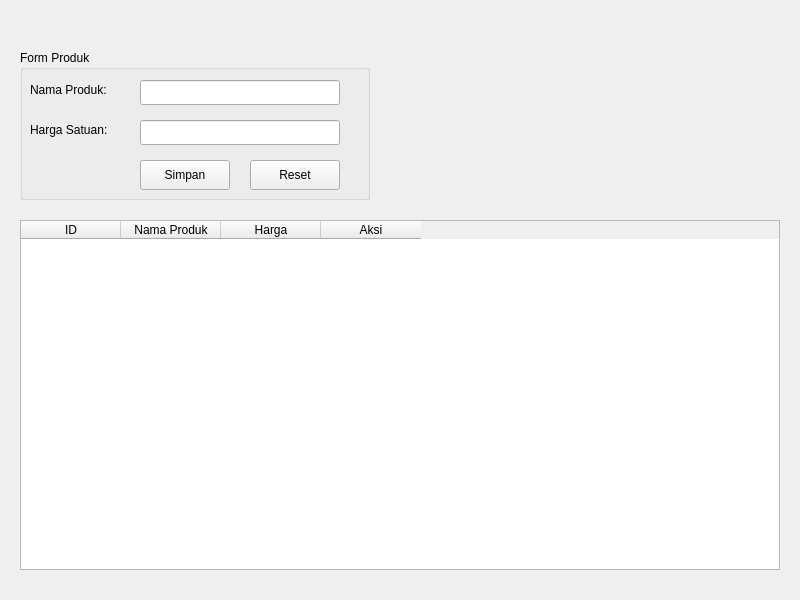
<?xml version="1.0" encoding="UTF-8"?>
<ui version="4.0">
 <class>FormProduk</class>
 <widget class="QWidget" name="FormProduk">
  <property name="geometry">
   <rect>
    <x>0</x>
    <y>0</y>
    <width>800</width>
    <height>600</height>
   </rect>
  </property>
  <property name="windowTitle">
   <string>Manajemen Produk</string>
  </property>

  <!-- Judul -->
  <widget class="QLabel" name="labelJudul">
   <property name="geometry">
    <rect><x>20</x><y>10</y><width>300</width><height>30</height></rect>
   </property>
   <property name="text">
    <string><b>📦 Daftar Produk Minuman</b></string>
   </property>
   <property name="styleSheet">
    <string>font-size: 18pt; font-weight: bold;</string>
   </property>
  </widget>

  <!-- Form Tambah/Edit -->
  <widget class="QGroupBox" name="formProduk">
   <property name="geometry">
    <rect><x>20</x><y>50</y><width>350</width><height>150</height></rect>
   </property>
   <property name="title">
    <string>Form Produk</string>
   </property>

   <widget class="QLabel" name="labelNama">
    <property name="geometry">
     <rect><x>10</x><y>30</y><width>100</width><height>20</height></rect>
    </property>
    <property name="text">
     <string>Nama Produk:</string>
    </property>
   </widget>
   <widget class="QLineEdit" name="inputNama">
    <property name="geometry">
     <rect><x>120</x><y>30</y><width>200</width><height>25</height></rect>
    </property>
   </widget>

   <widget class="QLabel" name="labelHarga">
    <property name="geometry">
     <rect><x>10</x><y>70</y><width>100</width><height>20</height></rect>
    </property>
    <property name="text">
     <string>Harga Satuan:</string>
    </property>
   </widget>
   <widget class="QLineEdit" name="inputHarga">
    <property name="geometry">
     <rect><x>120</x><y>70</y><width>200</width><height>25</height></rect>
    </property>
   </widget>

   <widget class="QPushButton" name="btnSimpan">
    <property name="geometry">
     <rect><x>120</x><y>110</y><width>90</width><height>30</height></rect>
    </property>
    <property name="text">
     <string>Simpan</string>
    </property>
   </widget>
   <widget class="QPushButton" name="btnReset">
    <property name="geometry">
     <rect><x>230</x><y>110</y><width>90</width><height>30</height></rect>
    </property>
    <property name="text">
     <string>Reset</string>
    </property>
   </widget>
  </widget>

  <!-- Tabel Produk -->
  <widget class="QTableWidget" name="tabelProduk">
   <property name="geometry">
    <rect><x>20</x><y>220</y><width>760</width><height>350</height></rect>
   </property>
   <column>
    <property name="text"><string>ID</string></property>
   </column>
   <column>
    <property name="text"><string>Nama Produk</string></property>
   </column>
   <column>
    <property name="text"><string>Harga</string></property>
   </column>
   <column>
    <property name="text"><string>Aksi</string></property>
   </column>
  </widget>

 </widget>
 <resources/>
 <connections/>
</ui>
